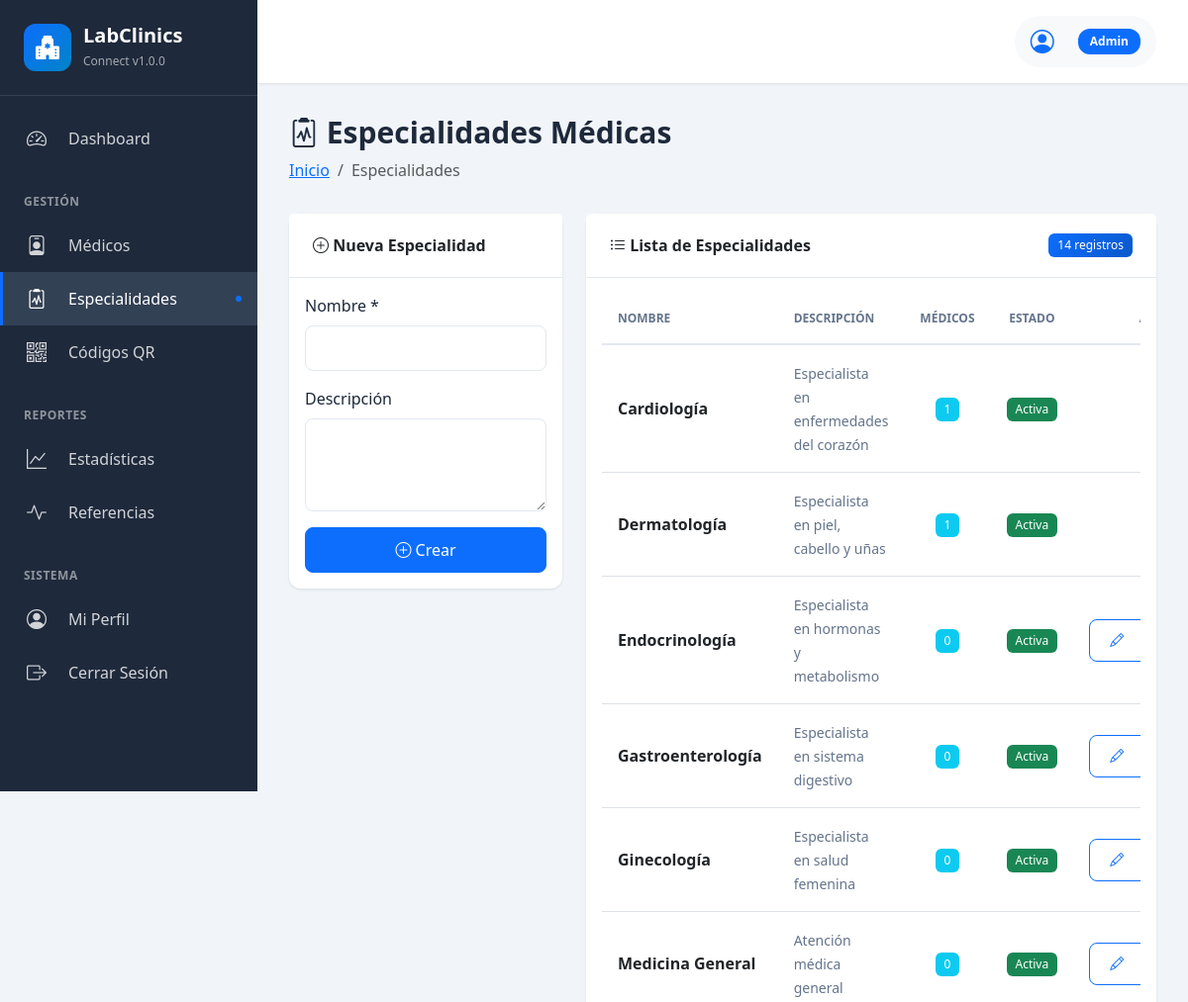
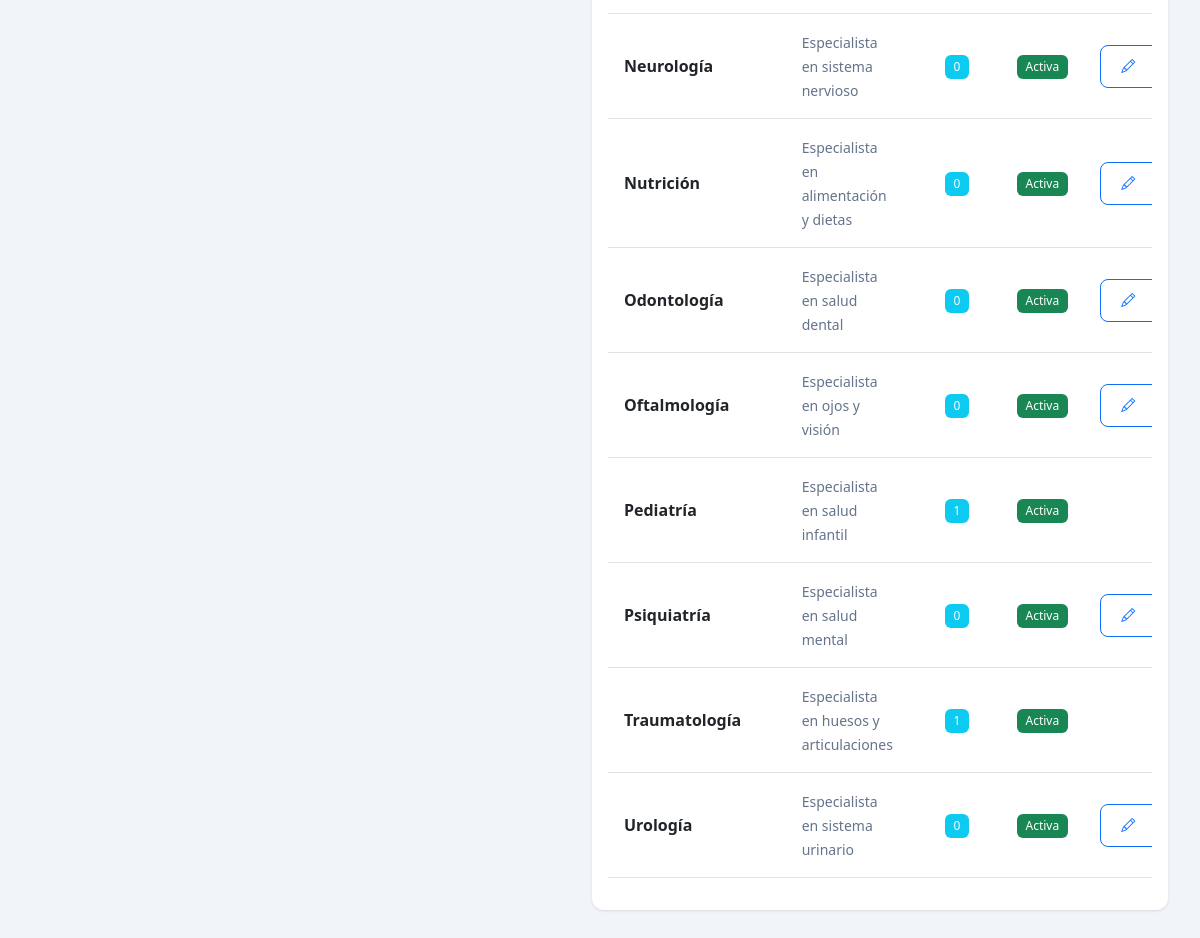
/admin/especialidades.php (signed in), run on the app's committed database (2 pictures, top to bottom).
### tables this page shows
CREATE TABLE especialidades (
    id INT AUTO_INCREMENT PRIMARY KEY,
    nombre VARCHAR(100) NOT NULL UNIQUE,
    descripcion TEXT,
    activo BOOLEAN DEFAULT 1,
    created_at TIMESTAMP DEFAULT CURRENT_TIMESTAMP,
    INDEX idx_nombre (nombre)
);

### public/admin/especialidades.php (the view, shortened to what this page needs)
<?php
$pdo = getConnection();
$stmt = $pdo->query("
    SELECT e.*, COUNT(m.id) as total_medicos
    FROM especialidades e
    LEFT JOIN medicos m ON e.id = m.especialidad_id AND m.activo = 1
    GROUP BY e.id
    ORDER BY e.nombre
");
$especialidades = $stmt->fetchAll();
$editando = null;
include __DIR__ . '/../../src/templates/admin-header.php';
?>
<div class="page-header">
    <h1><i class="bi bi-clipboard2-pulse"></i> Especialidades Médicas</h1>
    <nav aria-label="breadcrumb">
        <ol class="breadcrumb">
            <li class="breadcrumb-item"><a href="index.php">Inicio</a></li>
            <li class="breadcrumb-item active">Especialidades</li>
        </ol>
    </nav>
</div>
<div class="row">
    <div class="col-md-4 mb-4">
        <div class="card">
            <div class="card-header">
                <i class="bi bi-<?php echo $editando ? 'pencil' : 'plus-circle'; ?>"></i>
                <?php echo $editando ? 'Editar Especialidad' : 'Nueva Especialidad'; ?>
            </div>
            <div class="card-body">
                <form method="POST">
                    <div class="mb-3">
                        <label for="nombre" class="form-label">Nombre *</label>
                        <input type="text" class="form-control" id="nombre" name="nombre"
                               value="<?php echo $editando ? htmlspecialchars($editando['nombre']) : ''; ?>"
                               required>
                    </div>
                    <div class="mb-3">
                        <label for="descripcion" class="form-label">Descripción</label>
                        <textarea class="form-control" id="descripcion" name="descripcion" rows="3"><?php echo $editando ? htmlspecialchars($editando['descripcion']) : ''; ?></textarea>
                    </div>
                    <div class="d-grid gap-2">
                        <button type="submit" class="btn btn-primary">
                            <i class="bi bi-<?php echo $editando ? 'check' : 'plus'; ?>-circle"></i>
                            <?php echo $editando ? 'Actualizar' : 'Crear'; ?>
                        </button>
                    </div>
                </form>
            </div>
        </div>
    </div>
    <div class="col-md-8 mb-4">
        <div class="card">
            <div class="card-header d-flex justify-content-between align-items-center">
                <span><i class="bi bi-list-ul"></i> Lista de Especialidades</span>
                <span class="badge bg-primary"><?php echo count($especialidades); ?> registros</span>
            </div>
            <div class="card-body">
                <?php if (empty($especialidades)): ?>
                    <p class="text-muted text-center py-4">No hay especialidades registradas</p>
                <?php else: ?>
                    <div class="table-responsive">
                        <table class="table table-hover">
                            <thead>
                                <tr>
                                    <th>Nombre</th>
                                    <th>Descripción</th>
                                    <th class="text-center">Médicos</th>
                                    <th class="text-center">Estado</th>
                                    <th class="text-end">Acciones</th>
                                </tr>
                            </thead>
                            <tbody>
                                <?php foreach ($especialidades as $esp): ?>
                                    <tr>
                                        <td>
                                            <strong><?php echo htmlspecialchars($esp['nombre']); ?></strong>
                                        </td>
                                        <td>
                                            <small class="text-muted">
                                                <?php echo htmlspecialchars(substr($esp['descripcion'], 0, 50)); ?>
                                            </small>
                                        </td>
                                        <td class="text-center">
                                            <span class="badge bg-info"><?php echo $esp['total_medicos']; ?></span>
                                        </td>
                                        <td class="text-center">
                                            <?php if ($esp['activo']): ?>
                                                <span class="badge bg-success">Activa</span>
                                            <?php else: ?>
                                                <span class="badge bg-secondary">Inactiva</span>
                                            <?php endif; ?>
                                        </td>
                                        <td class="text-end">
                                            <div class="btn-group btn-group-sm">
                                                <a href="especialidades.php?edit=<?php echo $esp['id']; ?>"
                                                   class="btn btn-outline-primary" title="Editar">
                                                    <i class="bi bi-pencil"></i>
                                                </a>
                                            </div>
                                        </td>
                                    </tr>
                                <?php endforeach; ?>
                            </tbody>
                        </table>
                    </div>
                <?php endif; ?>
            </div>
        </div>
    </div>
</div>
<?php include __DIR__ . '/../../src/templates/admin-footer.php'; ?>

### src/templates/admin-header.php (shortened to what this page needs)
<!DOCTYPE html>
<html lang="es">
<head>
    <link href="https://cdn.jsdelivr.net/npm/bootstrap@5.3.0/dist/css/bootstrap.min.css" rel="stylesheet">
    <link rel="stylesheet" href="https://cdn.jsdelivr.net/npm/bootstrap-icons@1.11.0/font/bootstrap-icons.css">
    <link rel="stylesheet" href="<?php echo SITE_URL; ?>/assets/css/admin-dashboard.css">
    <link rel="stylesheet" href="<?php echo SITE_URL; ?>/assets/css/global.css">
</head>
<body>
    <div class="sidebar">
        <div class="sidebar-header">
            <div class="d-flex align-items-center">
                <div class="logo-wrapper">
                    <i class="bi bi-hospital-fill"></i>
                </div>
                <div class="brand-text">
                    <h4><?php echo SITE_SHORT_NAME; ?></h4>
                    <small>Connect v<?php echo SITE_VERSION; ?></small>
                </div>
            </div>
        </div>
        <div class="sidebar-menu">
            <a href="<?php echo SITE_URL; ?>/admin/index.php"
               class="menu-item <?php echo basename($_SERVER['PHP_SELF']) == 'index.php' ? 'active' : ''; ?>">
                <i class="bi bi-speedometer2"></i>
                <span>Dashboard</span>
            </a>
            <div class="menu-section-title">Gestión</div>
            <a href="<?php echo SITE_URL; ?>/admin/medicos.php"
               class="menu-item <?php echo in_array(basename($_SERVER['PHP_SELF']), ['medicos.php', 'medico-nuevo.php', 'medico-editar.php', 'medico-eliminar.php', 'medico-qr.php']) ? 'active' : ''; ?>">
                <i class="bi bi-person-badge"></i>
                <span>Médicos</span>
            </a>
            <a href="<?php echo SITE_URL; ?>/admin/especialidades.php"
               class="menu-item <?php echo basename($_SERVER['PHP_SELF']) == 'especialidades.php' ? 'active' : ''; ?>">
                <i class="bi bi-clipboard2-pulse"></i>
                <span>Especialidades</span>
            </a>
            <a href="<?php echo SITE_URL; ?>/admin/codigos-qr.php"
               class="menu-item <?php echo basename($_SERVER['PHP_SELF']) == 'codigos-qr.php' ? 'active' : ''; ?>">
                <i class="bi bi-qr-code"></i>
                <span>Códigos QR</span>
            </a>
            <div class="menu-section-title">Reportes</div>
            <a href="<?php echo SITE_URL; ?>/admin/reportes.php"
               class="menu-item <?php echo basename($_SERVER['PHP_SELF']) == 'reportes.php' ? 'active' : ''; ?>">
                <i class="bi bi-graph-up"></i>
                <span>Estadísticas</span>
            </a>
            <a href="<?php echo SITE_URL; ?>/admin/referencias.php"
               class="menu-item <?php echo basename($_SERVER['PHP_SELF']) == 'referencias.php' ? 'active' : ''; ?>">
                <i class="bi bi-activity"></i>
                <span>Referencias</span>
            </a>
            <div class="menu-section-title">Sistema</div>
            <a href="<?php echo SITE_URL; ?>/admin/perfil.php"
               class="menu-item <?php echo basename($_SERVER['PHP_SELF']) == 'perfil.php' ? 'active' : ''; ?>">
                <i class="bi bi-person-circle"></i>
                <span>Mi Perfil</span>
            </a>
            <a href="<?php echo SITE_URL; ?>/admin/logout.php"
               class="menu-item"
               onclick="return confirm('¿Cerrar sesión?')">
                <i class="bi bi-box-arrow-right"></i>
                <span>Cerrar Sesión</span>
            </a>
        </div>
    </div>
    <div class="main-content">
        <div class="topbar">
            <div class="topbar-right">
                <div class="user-info">
                    <i class="bi bi-person-circle"></i>
                    <span class="user-badge">Admin</span>
                </div>
            </div>
        </div>
        <div class="page-content">

### src/templates/admin-footer.php (shortened to what this page needs)
</div>
    </div>
</body>
</html>

### public/assets/css/global.css (style rules this page uses)
:root { --primary-color: #0d6efd; --secondary-color: #6c757d; --success-color: #198754; --danger-color: #dc3545; --light-bg: #f8f9fa; }
body { font-family: 'Segoe UI', Tahoma, Geneva, Verdana, sans-serif; color: #333; }
.card { transition: transform 0.2s, box-shadow 0.2s; }
.btn { transition: all 0.3s ease; }
.table-responsive { border-radius: 0.375rem; }
.badge { font-weight: 500; padding: 0.5em 0.75em; }
.bg-primary { background: linear-gradient(135deg, #0d6efd 0%, #0a58ca 100%) !important; }
.card, .alert { animation: fadeIn 0.5s ease-out; }
.card a { text-decoration: none; }
* { transition: color 0.15s ease-in-out, background-color 0.15s ease-in-out, border-color 0.15s ease-in-out; }

### data on the page
especialidades: nombre "Cardiología", descripcion "Especialista en enfermedades del corazón", total_medicos "1", activo "Activa"
especialidades: nombre "Dermatología", descripcion "Especialista en piel, cabello y uñas", total_medicos "1", activo "Activa"
especialidades: nombre "Endocrinología", descripcion "Especialista en hormonas y metabolismo", total_medicos "0", activo "Activa"
especialidades: nombre "Gastroenterología", descripcion "Especialista en sistema digestivo", total_medicos "0", activo "Activa"
especialidades: nombre "Ginecología", descripcion "Especialista en salud femenina", total_medicos "0", activo "Activa"
especialidades: nombre "Medicina General", descripcion "Atención médica general", total_medicos "0", activo "Activa"
especialidades: nombre "Neurología", descripcion "Especialista en sistema nervioso", total_medicos "0", activo "Activa"
especialidades: nombre "Nutrición", descripcion "Especialista en alimentación y dietas", total_medicos "0", activo "Activa"
especialidades: nombre "Odontología", descripcion "Especialista en salud dental", total_medicos "0", activo "Activa"
especialidades: nombre "Oftalmología", descripcion "Especialista en ojos y visión", total_medicos "0", activo "Activa"
especialidades: nombre "Pediatría", descripcion "Especialista en salud infantil", total_medicos "1", activo "Activa"
especialidades: nombre "Psiquiatría", descripcion "Especialista en salud mental", total_medicos "0", activo "Activa"
especialidades: nombre "Traumatología", descripcion "Especialista en huesos y articulaciones", total_medicos "1", activo "Activa"
especialidades: nombre "Urología", descripcion "Especialista en sistema urinario", total_medicos "0", activo "Activa"

### other printed values
SITE_SHORT_NAME "LabClinics"
SITE_VERSION "1.0.0"
count($especialidades) "14"
